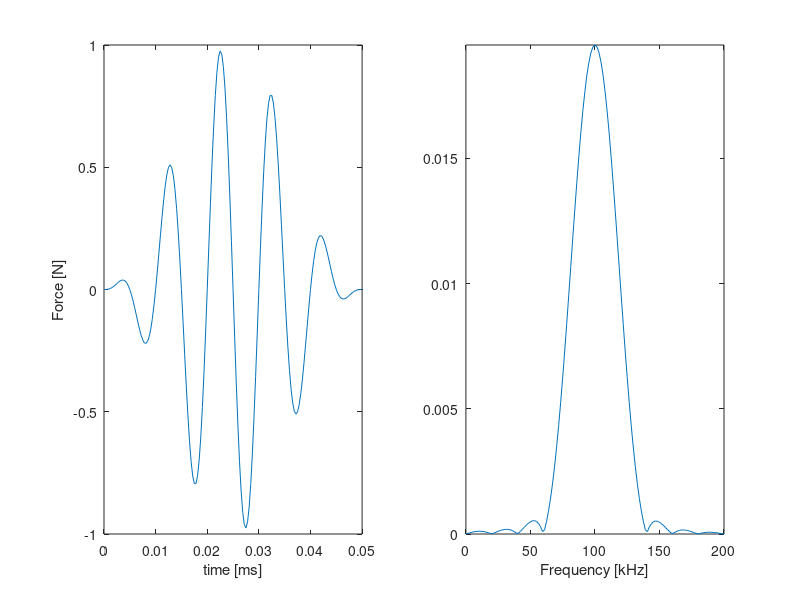

MATLAB code for this plot: (Note: this script raises an error after producing the figure.)
%%%%%%%%%%%%%%%%%%%%%%%%%%%%%%%%%%%%%%%%%%%%%%%%%%%%%%%%%%%%%%%%%%%%%%%%%%%%%%%%%%%%%%%%%%%%%%%%%%%%%%%%%%%%%%%%%%%%%%%%
% program rod
%%%%%%%%%%%%%%%%%%%%%%%%%%%%%%%%%%%%%%%%%%%%%%%%%%%%%%%%%%%%%%%%%%%%%%%%%%%%%%%%%%%%%%%%%%%%%%%%%%%%%%%%%%%%%%%%%%%%%%%%
%% example 1 - undamped longitudinal wave (elementary rod theory)
close all; clear all;
fig_width = 16; fig_height = 8; 
%%%%%%%%%%%%%%%%%%%%%%%%%%%%%%%%%%%%%%%%%%%%%%%%%%%%%%%%%%%%%%%%%%%%%%%%%%%%%%%%%%%%%%%%%%%%%%%%%%%%%%%%%%%%%%%%%%%%%%%%
ke=zeros(2,2); % initialization of dynamic stiffness matrix
ke1=zeros(2,2);% initialization of stiffness matrix of Sthrow-off
%%%%%%%%%%%%%%%%%%%%%%%%%%%%%%%%%%%%%%%%%%%%%%%%%%%%%%%%%%%%%%%%%%%%%%%%%%%%%%%%%%%%%%%%%%%%%%%%%%%%%%%%%%%%%%%%%%%%%%%%
% material data (steel)
%%%%%%%%%%%%%%%%%%%%%%%%%%%%%%%%%%%%%%%%%%%%%%%%%%%%%%%%%%%%%%%%%%%%%%%%%%%%%%%%%%%%%%%%%%%%%%%%%%%%%%%%%%%%%%%%%%%%%%%%
e=210e9; % Young modulus (no damping)
nu=0.3; % Poisson ratio (not used in the elementary rod theory; Love theory take it into account)
ro=7860; % density
L=1.5; % rod Length [m]
b=0.01; % rod width [m]
h=0.01; % rod height [m]
a=b*h; % cross-section area
%J=1/6*(b*h*(b^2+h^2)); % polar moment of area; rod of rectangular cross-section 
%J=1/2*pi*r^4; % polar moment of area; rod of circular cross-section of radius r
%%%%%%%%%%%%%%%%%%%%%%%%%%%%%%%%%%%%%%%%%%%%%%%%%%%%%%%%%%%%%%%%%%%%%%%%%%%%%%%%%%%%%%%%%%%%%%%%%%%%%%%%%%%%%%%%%%%%%%%%
Nx=1024; % number of points along the rod
dx=L/(Nx-1);
%%%%%%%%%%%%%%%%%%%%%%%%%%%%%%%%%%%%%%%%%%%%%%%%%%%%%%%%%%%%%%%%%%%%%%%%%%%%%%%%%%%%%%%%%%%%%%%%%%%%%%%%%%%%%%%%%%%%%%%%
tt=0.5e-3; % total time 
fm=2e4;     % moduLation frequency of the  signal [Hz]]
fc=5*fm;   % carrier frequency of the signal [Hz]
t_t=1/fm;   % totaL duration time of the excitation [s]
t_1=0e-4;    % excitation initiation time [s]
t_2=t_1+t_t; % excitation termination time [s]
%%%%%%%%%%%%%%%%%%%%%%%%%%%%%%%%%%%%%%%%%%%%%%%%%%%%%%%%%%%%%%%%%%%%%%%%%%%%%%%%
fs=32*fc;              %sampling frequency with oversampling factor 32
dt=1/fs;                  %time step
t=0:dt:tt;
%excitation signal (force vector)
f=zeros(length(t),1);
for n=1:length(t)
  if (t(n) >= t_1) && (t(n) <= t_2)
    f(n)=0.5*(1-cos(2*pi*fm*(t(n)-t_2)))*sin(2*pi*fc*(t(n)-t_1));
  end
end
t1=t;
%%%%%%%%%%%%%%%%%%%%%%%%%%%%%%%%%%%%%%%%%%%%%%%%%%%%%%%%%%%%%%%%%%%%%%%%%%%%%%%%%%%%%%%%%%%%%%%%%%%%%%%%%%%%%%%%%%%%%%%%
N=2^nextpow2(length(f)); %number of points in FFT
t =[0:1:(N-1)]/fs; %recompute time index 
% amplitude spectrum
df=fs/N;                            %frequency resoLution
sampleIndex = -N/2:N/2-1;   %ordered index for FFT plot (double-seded spectrum)
freq=sampleIndex*df;               %t-axis index converted to ordered frequencies
%%%%%%%%%%%%%%%%%%%%%%%%%%%%%%%%%%%%%%%%%%%%%%%%%%%%%%%%%%%%%%%%%%%%%%%%%%%%%%%%%%%%%%%%%%%%%%%%%%%%%%%%%%%%%%%%%%%%%%%%
Q=zeros(2,N);
un=zeros(N,Nx);
%%%%%%%%%%%%%%%%%%%%%%%%%%%%%%%%%%%%%%%%%%%%%%%%%%%%%%%%%%%%%%%%%%%%%%%%%%%%%%%%%%%%%%%%%%%%%%%%%%%%%%%%%%%%%%%%%%%%%%%%
F = 1/N*fftshift(fft(f,N)); % force vector in the frequency domain
figure(1);
subplot(1,2,1);
plot(t1*1e3,f);
xlabel('time [ms]');
ylabel('Force [N]');
axis([0 (1/fm+t_1)*1e3 -1 1]);
subplot(1,2,2);
plot(freq/1e3,abs(F));
axis([0 2*fc/1e3 0 max(abs(F))]);
xlabel('Frequency [kHz]');
%%%%%%%%%%%%%%%
fig = gcf;set(fig,'Color','w');
set(fig, 'Units','centimeters', 'Position',[1 18 fig_width fig_height]); 
fig.PaperPositionMode   = 'auto';
%%
%%%%%%%%%%%%%%%%%%%%%%%%%%%%%%%%%%%%%%%%%%%%%%%%%%%%%%%%%%%%%%%%%%%%%%%%%%%%%%%%%%%%%%%%%%%%%%%%%%%%%%%%%%%%%%%%%%%%%%%%
om=zeros(N,1);
ne=zeros(1,2);
for m=[N/2+2:N]
      [m]
      om(m)=2*pi*freq(m);
      k=om(m)*sqrt(ro/e);% elementary rod theory
      %k=sqrt((om(m)^2*ro)/(e+0.1*om(m)^2));% artificial dispersive rod
      %k=sqrt( (om(m)^2*ro -1i*om(m) * eta)/e );% damped rod % eta - viscous damping
    %%%%%%%%%%%%%%%%%%%%%%%%%%%%%%%%%%%%%%%%%%%%%%%%%%%%%%%%%%%%%%%%%%%%%%%%%%%%%%%%%%%%%%%%%%%%%%%%%%%%%%%%%%%%%%%%%%%%%%%%
    % spectraL rod element - dynamic stiffness
    %%%%%%%%%%%%%%%%%%%%%%%%%%%%%%%%%%%%%%%%%%%%%%%%%%%%%%%%%%%%%%%%%%%%%%%%%%%%%%%%%%%%%%%%%%%%%%%%%%%%%%%%%%%%%%%%%%%%%%%%
      ke(1,1)=k*a*e*cot(k*L);
      ke(1,2)=-k*a*e*csc(k*L);
      ke(2,1)=-k*a*e*csc(k*L);
      ke(2,2)=k*a*e*cot(k*L);
%           according to Doyle     
%           delta=1-exp(-1i*2*k*L);
%           C=e*a*1i*k*L/(L*delta);
%           ke(1,1)=C*(1+exp(-1i*2*k*L));
%           ke(1,2)=C*(-2)*exp(-1i*k*L);
%           ke(2,1)=C*(-2)*exp(-1i*k*L);
%           ke(2,2)=C*(1+exp(-1i*2*k*L));
    %%%%%%%%%%%%%%%%%%%%%%%%%%%%%%%%%%%%%%%%%%%%%%%%%%%%%%%%%%%%%%%%%%%%%%%%%%%%%%%%%%%%%%%%%%%%%%%%%%%%%%%%%%%%%%%%%%%%%%%%
         %ke1(1,1)=e*a*1i*k; % throw-off element on the left side
         ke1(2,2)=e*a*1i*k; % throw-off element on the right side
         kd=ke+ke1;
    %%%%%%%%%%%%%%%%%%%%%%%%%%%%%%%%%%%%%%%%%%%%%%%%%%%%%%%%%%%%%%%%%%%%%%%%%%%%%%%%%%%%%%%%%%%%%%%%%%%%%%%%%%%%%%%%%%%%%%%%
      %QQ=kd\(i*om(m)*[F(m);0]);  % velocity
      %QQ=kd\([F(m);0]);  % displacement (force at left end)
      %QQ=kd\([F(m);F(m)]);  % displacement (force at left and right end)
      QQ=kd\([0;F(m)]);  % displacement (force at left and right end)
      %QQ=-om(m)^2*(kd\([U(m);0])); % acceleration 
      Q(:,m)=Q(:,m)+QQ; % nodal displacements at the time step m
      cc=0;
        for x=0:dx:L
            cc=cc+1;
            % shape functions
            ne(1)=csc(k*L)*sin(k*(L-x)); 
            ne(2)=csc(k*L)*sin(k*x);
            un(m,cc)=ne*QQ;
        end
end
%%%%%%%%%%%%%%%%%%%%%%%%%%%%%%%%%%%%%%%%%%%%%%%%%%%%%%%%%%%%%%%%%%%%%%%%%%%%%%%%%%%%%%%%%%%%%%%%%%%%%%%%%%%%%%%%%%%%%%%%
yn=zeros(Nx,N);
for nx=1:Nx
  yn(nx,:)=N*real(ifft(ifftshift(un(:,nx)),N)); % reconstructed signal along the rod at discrete points
end
u1=N*real(ifft(ifftshift(Q(1,:)),N)); % reconstructed signal at the beginning of the rod (left side)
u2=N*real(ifft(ifftshift(Q(2,:)),N)); % reconstructed signal at the end of the rod (right side)
%%%%%%%%%%%%%%%%%%%%%%%%%%%%%%%%%%%%%%%%%%%%%%%%%%%%%%%%%%%%%%%%%%%%%%%%%%%%%%%%%%%%%%%%%%%%%%%%%%%%%%%%%%%%%%%%%%%%%%%%
% signals at nodes
figure(2);
subplot(2,1,1); 
plot(t*1e3,real(u1));
xlabel('time [ms]');xlim([0 t(end)*1e3]);
subplot(2,1,2); 
plot(t*1e3,real(u2));
xlabel('time [ms]');xlim([0 t(end)*1e3]);
%%%%%%%%%%%%%%%
fig = gcf;set(fig,'Color','w');
set(fig, 'Units','centimeters', 'Position',[18 18 fig_width fig_height]); 
fig.PaperPositionMode   = 'auto';
%%
%%%%%%%%%%%%%%%%%%%%%%%%%%%%%%%%%%%%%%%%%%%%%%%%%%%%%%%%%%%%%%%%%%%%%%%%%%%%%%%%%%%%%%%%%%%%%%%%%%%%%%%%%%%%%%%%%%%%%%%%
% animation
figure(3);
fig = gcf;set(fig,'Color','w');
set(fig, 'Units','centimeters', 'Position',[35 18 fig_width fig_height]); 
fig.PaperPositionMode   = 'auto';
xn=0:dx:L;
smax=max(max(abs(yn)));
for m =1:N
    plot(xn,real(yn(:,m)));
    axis([0 L -smax smax]);
    xlabel('x [m]');
    pause(0.01);
end
%%%%%%%%%%%%%%%%%%%%%%%%%%%%%%%%%%%%%%%%%%%%%%%%%%%%%%%%%%%%%%%%%%%%%%%%%%%%%%%%%%%%%%%%%%%%%%%%%%%%%%%%%%%%%%%%%%%%%%%%
%% example 2 - problem of time window - undamped longitudinal wave (elementary rod theory)
%%%%%%%%%%%%%%%%%%%%%%%%%%%%%%%%%%%%%%%%%%%%%%%%%%%%%%%%%%%%%%%%%%%%%%%%%%%%%%%%%%%%%%%%%%%%%%%%%%%%%%%%%%%%%%%%%%%%%%%%
ke=zeros(2,2); % initialization of dynamic stiffness matrix
ke1=zeros(2,2);% initialization of stiffness matrix of throw-off
%%%%%%%%%%%%%%%%%%%%%%%%%%%%%%%%%%%%%%%%%%%%%%%%%%%%%%%%%%%%%%%%%%%%%%%%%%%%%%%%%%%%%%%%%%%%%%%%%%%%%%%%%%%%%%%%%%%%%%%%
% material data (steel)
%%%%%%%%%%%%%%%%%%%%%%%%%%%%%%%%%%%%%%%%%%%%%%%%%%%%%%%%%%%%%%%%%%%%%%%%%%%%%%%%%%%%%%%%%%%%%%%%%%%%%%%%%%%%%%%%%%%%%%%%
e=210e9; % Young modulus (no damping)
nu=0.3; % Poisson ratio (not used in the elementary rod theory; Love theory take it into account)
ro=7860; % density
L=1.5; % rod Length [m]
b=0.01; % rod width [m]
h=0.01; % rod height [m]
a=b*h; % cross-section area
%J=1/6*(b*h*(b^2+h^2)); % polar moment of area; rod of rectangular cross-section 
%J=1/2*pi*r^4; % polar moment of area; rod of circular cross-section of radius r
%%%%%%%%%%%%%%%%%%%%%%%%%%%%%%%%%%%%%%%%%%%%%%%%%%%%%%%%%%%%%%%%%%%%%%%%%%%%%%%%%%%%%%%%%%%%%%%%%%%%%%%%%%%%%%%%%%%%%%%%
Nx=1024; % number of points along the rod
dx=L/(Nx-1);
%%%%%%%%%%%%%%%%%%%%%%%%%%%%%%%%%%%%%%%%%%%%%%%%%%%%%%%%%%%%%%%%%%%%%%%%%%%%%%%%%%%%%%%%%%%%%%%%%%%%%%%%%%%%%%%%%%%%%%%%
tt=0.3e-3; % total time (too short)
fm=2e4;     % moduLation frequency of the  signal [Hz]]
fc=5*fm;   % carrier frequency of the signal [Hz]
t_t=1/fm;   % totaL duration time of the excitation [s]
t_1=0e-4;    % excitation initiation time [s]
t_2=t_1+t_t; % excitation termination time [s]
%%%%%%%%%%%%%%%%%%%%%%%%%%%%%%%%%%%%%%%%%%%%%%%%%%%%%%%%%%%%%%%%%%%%%%%%%%%%%%%%
fs=32*fc;              %sampling frequency with oversampling factor 32
dt=1/fs;                  %time step
t=0:dt:tt;
%excitation signal (force vector)
f=zeros(length(t),1);
for n=1:length(t)
  if (t(n) >= t_1) && (t(n) <= t_2)
    f(n)=0.5*(1-cos(2*pi*fm*(t(n)-t_2)))*sin(2*pi*fc*(t(n)-t_1));
  end
end
t1=t;
%%%%%%%%%%%%%%%%%%%%%%%%%%%%%%%%%%%%%%%%%%%%%%%%%%%%%%%%%%%%%%%%%%%%%%%%%%%%%%%%%%%%%%%%%%%%%%%%%%%%%%%%%%%%%%%%%%%%%%%%
N=2^nextpow2(length(f)); %number of points in FFT
t =[0:1:(N-1)]/fs; %recompute time index 
% amplitude spectrum
df=fs/N;                            %frequency resoLution
sampleIndex = -N/2:N/2-1;   %ordered index for FFT plot (double-seded spectrum)
freq=sampleIndex*df;               %t-axis index converted to ordered frequencies
%%%%%%%%%%%%%%%%%%%%%%%%%%%%%%%%%%%%%%%%%%%%%%%%%%%%%%%%%%%%%%%%%%%%%%%%%%%%%%%%%%%%%%%%%%%%%%%%%%%%%%%%%%%%%%%%%%%%%%%%
Q=zeros(2,N);
un=zeros(N,Nx);
%%%%%%%%%%%%%%%%%%%%%%%%%%%%%%%%%%%%%%%%%%%%%%%%%%%%%%%%%%%%%%%%%%%%%%%%%%%%%%%%%%%%%%%%%%%%%%%%%%%%%%%%%%%%%%%%%%%%%%%%
F = 1/N*fftshift(fft(f,N)); % force vector in the frequency domain
figure(4);
subplot(1,2,1);
plot(t1*1e3,f);
xlabel('time [ms]');
ylabel('Force [N]');
axis([0 (1/fm+t_1)*1e3 -1 1]);
subplot(1,2,2);
plot(freq/1e3,abs(F));
axis([0 2*fc/1e3 0 max(abs(F))]);
xlabel('Frequency [kHz]');
%%%%%%%%%%%%%%%
fig = gcf;set(fig,'Color','w');
set(fig, 'Units','centimeters', 'Position',[1 8 fig_width fig_height]); 
fig.PaperPositionMode   = 'auto';
%%
%%%%%%%%%%%%%%%%%%%%%%%%%%%%%%%%%%%%%%%%%%%%%%%%%%%%%%%%%%%%%%%%%%%%%%%%%%%%%%%%%%%%%%%%%%%%%%%%%%%%%%%%%%%%%%%%%%%%%%%%
om=zeros(N,1);
ne=zeros(1,2);
for m=[N/2+2:N]
      [m]
      om(m)=2*pi*freq(m);
      k=om(m)*sqrt(ro/e);% elementary rod theory
      %k=sqrt((om(m)^2*ro)/(e+0.1*om(m)^2));% artificial dispersive rod
      %k=sqrt( (om(m)^2*ro -1i*om(m) * eta)/e );% damped rod % eta - viscous damping
    %%%%%%%%%%%%%%%%%%%%%%%%%%%%%%%%%%%%%%%%%%%%%%%%%%%%%%%%%%%%%%%%%%%%%%%%%%%%%%%%%%%%%%%%%%%%%%%%%%%%%%%%%%%%%%%%%%%%%%%%
    % spectraL rod element - dynamic stiffness
    %%%%%%%%%%%%%%%%%%%%%%%%%%%%%%%%%%%%%%%%%%%%%%%%%%%%%%%%%%%%%%%%%%%%%%%%%%%%%%%%%%%%%%%%%%%%%%%%%%%%%%%%%%%%%%%%%%%%%%%%
      ke(1,1)=k*a*e*cot(k*L);
      ke(1,2)=-k*a*e*csc(k*L);
      ke(2,1)=-k*a*e*csc(k*L);
      ke(2,2)=k*a*e*cot(k*L);
%           according to Doyle     
%           delta=1-exp(-1i*2*k*L);
%           C=e*a*1i*k*L/(L*delta);
%           ke(1,1)=C*(1+exp(-1i*2*k*L));
%           ke(1,2)=C*(-2)*exp(-1i*k*L);
%           ke(2,1)=C*(-2)*exp(-1i*k*L);
%           ke(2,2)=C*(1+exp(-1i*2*k*L));
    %%%%%%%%%%%%%%%%%%%%%%%%%%%%%%%%%%%%%%%%%%%%%%%%%%%%%%%%%%%%%%%%%%%%%%%%%%%%%%%%%%%%%%%%%%%%%%%%%%%%%%%%%%%%%%%%%%%%%%%%
         %ke1(1,1)=e*a*1i*k; % throw-off element on the left side
         ke1(2,2)=e*a*1i*k; % throw-off element on the right side
         kd=ke+ke1;
    %%%%%%%%%%%%%%%%%%%%%%%%%%%%%%%%%%%%%%%%%%%%%%%%%%%%%%%%%%%%%%%%%%%%%%%%%%%%%%%%%%%%%%%%%%%%%%%%%%%%%%%%%%%%%%%%%%%%%%%%
      %QQ=kd\(i*om(m)*[F(m);0]);  % velocity
      %QQ=kd\([F(m);0]);  % displacement (force at left end)
      %QQ=kd\([F(m);F(m)]);  % displacement (force at left and right end)
      QQ=kd\([0;F(m)]);  % displacement (force at left and right end)
      %QQ=-om(m)^2*(kd\([U(m);0])); % acceleration 
      Q(:,m)=Q(:,m)+QQ; % nodal displacements at the time step m
      cc=0;
        for x=0:dx:L
            cc=cc+1;
            % shape functions
            ne(1)=csc(k*L)*sin(k*(L-x)); 
            ne(2)=csc(k*L)*sin(k*x);
            un(m,cc)=ne*QQ;
        end
end
%%%%%%%%%%%%%%%%%%%%%%%%%%%%%%%%%%%%%%%%%%%%%%%%%%%%%%%%%%%%%%%%%%%%%%%%%%%%%%%%%%%%%%%%%%%%%%%%%%%%%%%%%%%%%%%%%%%%%%%%
yn=zeros(Nx,N);
for nx=1:Nx
  yn(nx,:)=N*real(ifft(ifftshift(un(:,nx)),N)); % reconstructed signal along the rod at discrete points
end
u1=N*real(ifft(ifftshift(Q(1,:)),N)); % reconstructed signal at the beginning of the rod (left side)
u2=N*real(ifft(ifftshift(Q(2,:)),N)); % reconstructed signal at the end of the rod (right side)
%%%%%%%%%%%%%%%%%%%%%%%%%%%%%%%%%%%%%%%%%%%%%%%%%%%%%%%%%%%%%%%%%%%%%%%%%%%%%%%%%%%%%%%%%%%%%%%%%%%%%%%%%%%%%%%%%%%%%%%%
% signals at nodes
figure(5);
subplot(2,1,1); 
plot(t*1e3,real(u1));
xlabel('time [ms]');xlim([0 t(end)*1e3]);
subplot(2,1,2); 
plot(t*1e3,real(u2));
xlabel('time [ms]');xlim([0 t(end)*1e3]);
%%%%%%%%%%%%%%%
fig = gcf;set(fig,'Color','w');
set(fig, 'Units','centimeters', 'Position',[18 8 fig_width fig_height]); 
fig.PaperPositionMode   = 'auto';
%%
%%%%%%%%%%%%%%%%%%%%%%%%%%%%%%%%%%%%%%%%%%%%%%%%%%%%%%%%%%%%%%%%%%%%%%%%%%%%%%%%%%%%%%%%%%%%%%%%%%%%%%%%%%%%%%%%%%%%%%%%
% animation
figure(6);
fig = gcf;set(fig,'Color','w');
set(fig, 'Units','centimeters', 'Position',[35 8 fig_width fig_height]); 
fig.PaperPositionMode   = 'auto';
xn=0:dx:L;
smax=max(max(abs(yn)));
for m =1:N
    plot(xn,real(yn(:,m)));
    axis([0 L -smax smax]);
    xlabel('x [m]');
    pause(0.01);
end
%%%%%%%%%%%%%%%%%%%%%%%%%%%%%%%%%%%%%%%%%%%%%%%%%%%%%%%%%%%%%%%%%%%%%%%%%%%%%%%%%%%%%%%%%%%%%%%%%%%%%%%%%%%%%%%%%%%%%%%%
%% example 3 - damped longitudinal wave (elementary rod theory)
%%%%%%%%%%%%%%%%%%%%%%%%%%%%%%%%%%%%%%%%%%%%%%%%%%%%%%%%%%%%%%%%%%%%%%%%%%%%%%%%%%%%%%%%%%%%%%%%%%%%%%%%%%%%%%%%%%%%%%%%
ke=zeros(2,2); % initialization of dynamic stiffness matrix
ke1=zeros(2,2);% initialization of stiffness matrix of throw-off
%%%%%%%%%%%%%%%%%%%%%%%%%%%%%%%%%%%%%%%%%%%%%%%%%%%%%%%%%%%%%%%%%%%%%%%%%%%%%%%%%%%%%%%%%%%%%%%%%%%%%%%%%%%%%%%%%%%%%%%%
% material data (steel)
%%%%%%%%%%%%%%%%%%%%%%%%%%%%%%%%%%%%%%%%%%%%%%%%%%%%%%%%%%%%%%%%%%%%%%%%%%%%%%%%%%%%%%%%%%%%%%%%%%%%%%%%%%%%%%%%%%%%%%%%
e=210e9; % Young modulus (no damping)
eta=3e7; % damping coefficient
%e=210e9*(1+0.01i); % Young modulus (damping by imaginary part of Young's modulus)
%e=210e9*(1+0.0001i); % Young modulus (slightly damped)
nu=0.3; % Poisson ratio (not used in the elementary rod theory; Love theory take it into account)
ro=7860; % density
L=1.5; % rod Length [m]
b=0.01; % rod width [m]
h=0.01; % rod height [m]
a=b*h; % cross-section area
%J=1/6*(b*h*(b^2+h^2)); % polar moment of area; rod of rectangular cross-section 
%J=1/2*pi*r^4; % polar moment of area; rod of circular cross-section of radius r
%%%%%%%%%%%%%%%%%%%%%%%%%%%%%%%%%%%%%%%%%%%%%%%%%%%%%%%%%%%%%%%%%%%%%%%%%%%%%%%%%%%%%%%%%%%%%%%%%%%%%%%%%%%%%%%%%%%%%%%%
Nx=1024; % number of points along the rod
dx=L/(Nx-1);
%%%%%%%%%%%%%%%%%%%%%%%%%%%%%%%%%%%%%%%%%%%%%%%%%%%%%%%%%%%%%%%%%%%%%%%%%%%%%%%%%%%%%%%%%%%%%%%%%%%%%%%%%%%%%%%%%%%%%%%%
tt=0.5e-3; % total time 
fm=2e4;     % moduLation frequency of the  signal [Hz]]
fc=5*fm;   % carrier frequency of the signal [Hz]
t_t=1/fm;   % totaL duration time of the excitation [s]
t_1=0e-4;    % excitation initiation time [s]
t_2=t_1+t_t; % excitation termination time [s]
%%%%%%%%%%%%%%%%%%%%%%%%%%%%%%%%%%%%%%%%%%%%%%%%%%%%%%%%%%%%%%%%%%%%%%%%%%%%%%%%
fs=32*fc;              %sampling frequency with oversampling factor 32
dt=1/fs;                  %time step
t=0:dt:tt;
%excitation signal (force vector)
f=zeros(length(t),1);
for n=1:length(t)
  if (t(n) >= t_1) && (t(n) <= t_2)
    f(n)=0.5*(1-cos(2*pi*fm*(t(n)-t_2)))*sin(2*pi*fc*(t(n)-t_1));
  end
end
t1=t;
%%%%%%%%%%%%%%%%%%%%%%%%%%%%%%%%%%%%%%%%%%%%%%%%%%%%%%%%%%%%%%%%%%%%%%%%%%%%%%%%%%%%%%%%%%%%%%%%%%%%%%%%%%%%%%%%%%%%%%%%
N=2^nextpow2(length(f)); %number of points in FFT
t =[0:1:(N-1)]/fs; %recompute time index 
% amplitude spectrum
df=fs/N;                            %frequency resoLution
sampleIndex = -N/2:N/2-1;   %ordered index for FFT plot (double-seded spectrum)
freq=sampleIndex*df;               %t-axis index converted to ordered frequencies
%%%%%%%%%%%%%%%%%%%%%%%%%%%%%%%%%%%%%%%%%%%%%%%%%%%%%%%%%%%%%%%%%%%%%%%%%%%%%%%%%%%%%%%%%%%%%%%%%%%%%%%%%%%%%%%%%%%%%%%%
Q=zeros(2,N);
un=zeros(N,Nx);
%%%%%%%%%%%%%%%%%%%%%%%%%%%%%%%%%%%%%%%%%%%%%%%%%%%%%%%%%%%%%%%%%%%%%%%%%%%%%%%%%%%%%%%%%%%%%%%%%%%%%%%%%%%%%%%%%%%%%%%%
F = 1/N*fftshift(fft(f,N)); % force vector in the frequency domain
figure(1);
subplot(1,2,1);
plot(t1*1e3,f);
xlabel('time [ms]');
ylabel('Force [N]');
axis([0 (1/fm+t_1)*1e3 -1 1]);
subplot(1,2,2);
plot(freq/1e3,abs(F));
axis([0 2*fc/1e3 0 max(abs(F))]);
xlabel('Frequency [kHz]');
%%%%%%%%%%%%%%%
fig = gcf;set(fig,'Color','w');
set(fig, 'Units','centimeters', 'Position',[1 1 fig_width fig_height]); 
fig.PaperPositionMode   = 'auto';
%%
%%%%%%%%%%%%%%%%%%%%%%%%%%%%%%%%%%%%%%%%%%%%%%%%%%%%%%%%%%%%%%%%%%%%%%%%%%%%%%%%%%%%%%%%%%%%%%%%%%%%%%%%%%%%%%%%%%%%%%%%
om=zeros(N,1);
ne=zeros(1,2);
for m=[N/2+2:N]
      [m]
      om(m)=2*pi*freq(m);
      %k=om(m)*sqrt(ro/e);% elementary rod theory
      %k=sqrt((om(m)^2*ro)/(e+0.1*om(m)^2));% artificial dispersive rod
      k=sqrt( (om(m)^2*ro -1i*om(m) * eta)/e );% damped rod % eta - viscous damping
    %%%%%%%%%%%%%%%%%%%%%%%%%%%%%%%%%%%%%%%%%%%%%%%%%%%%%%%%%%%%%%%%%%%%%%%%%%%%%%%%%%%%%%%%%%%%%%%%%%%%%%%%%%%%%%%%%%%%%%%%
    % spectraL rod element - dynamic stiffness
    %%%%%%%%%%%%%%%%%%%%%%%%%%%%%%%%%%%%%%%%%%%%%%%%%%%%%%%%%%%%%%%%%%%%%%%%%%%%%%%%%%%%%%%%%%%%%%%%%%%%%%%%%%%%%%%%%%%%%%%%
      ke(1,1)=k*a*e*cot(k*L);
      ke(1,2)=-k*a*e*csc(k*L);
      ke(2,1)=-k*a*e*csc(k*L);
      ke(2,2)=k*a*e*cot(k*L);
%           according to Doyle     
%           delta=1-exp(-1i*2*k*L);
%           C=e*a*1i*k*L/(L*delta);
%           ke(1,1)=C*(1+exp(-1i*2*k*L));
%           ke(1,2)=C*(-2)*exp(-1i*k*L);
%           ke(2,1)=C*(-2)*exp(-1i*k*L);
%           ke(2,2)=C*(1+exp(-1i*2*k*L));
    %%%%%%%%%%%%%%%%%%%%%%%%%%%%%%%%%%%%%%%%%%%%%%%%%%%%%%%%%%%%%%%%%%%%%%%%%%%%%%%%%%%%%%%%%%%%%%%%%%%%%%%%%%%%%%%%%%%%%%%%
         %ke1(1,1)=e*a*1i*k; % throw-off element on the left side
         ke1(2,2)=e*a*1i*k; % throw-off element on the right side
         kd=ke+ke1;
    %%%%%%%%%%%%%%%%%%%%%%%%%%%%%%%%%%%%%%%%%%%%%%%%%%%%%%%%%%%%%%%%%%%%%%%%%%%%%%%%%%%%%%%%%%%%%%%%%%%%%%%%%%%%%%%%%%%%%%%%
      %QQ=kd\(i*om(m)*[F(m);0]);  % velocity
      %QQ=kd\([F(m);0]);  % displacement (force at left end)
      %QQ=kd\([F(m);F(m)]);  % displacement (force at left and right end)
      QQ=kd\([0;F(m)]);  % displacement (force at left and right end)
      %QQ=-om(m)^2*(kd\([U(m);0])); % acceleration 
      Q(:,m)=Q(:,m)+QQ; % nodal displacements at the time step m
      cc=0;
        for x=0:dx:L
            cc=cc+1;
            % shape functions
            ne(1)=csc(k*L)*sin(k*(L-x)); 
            ne(2)=csc(k*L)*sin(k*x);
            un(m,cc)=ne*QQ;
        end
end
%%%%%%%%%%%%%%%%%%%%%%%%%%%%%%%%%%%%%%%%%%%%%%%%%%%%%%%%%%%%%%%%%%%%%%%%%%%%%%%%%%%%%%%%%%%%%%%%%%%%%%%%%%%%%%%%%%%%%%%%
yn=zeros(Nx,N);
for nx=1:Nx
  yn(nx,:)=N*real(ifft(ifftshift(un(:,nx)),N)); % reconstructed signal along the rod at discrete points
end
u1=N*real(ifft(ifftshift(Q(1,:)),N)); % reconstructed signal at the beginning of the rod (left side)
u2=N*real(ifft(ifftshift(Q(2,:)),N)); % reconstructed signal at the end of the rod (right side)
%%%%%%%%%%%%%%%%%%%%%%%%%%%%%%%%%%%%%%%%%%%%%%%%%%%%%%%%%%%%%%%%%%%%%%%%%%%%%%%%%%%%%%%%%%%%%%%%%%%%%%%%%%%%%%%%%%%%%%%%
% signals at nodes
figure(2);
subplot(2,1,1); 
plot(t*1e3,real(u1));
xlabel('time [ms]');xlim([0 t(end)*1e3]);
subplot(2,1,2); 
plot(t*1e3,real(u2));
xlabel('time [ms]');xlim([0 t(end)*1e3]);
%%%%%%%%%%%%%%%
fig = gcf;set(fig,'Color','w');
set(fig, 'Units','centimeters', 'Position',[18 1 fig_width fig_height]); 
fig.PaperPositionMode   = 'auto';
%%
%%%%%%%%%%%%%%%%%%%%%%%%%%%%%%%%%%%%%%%%%%%%%%%%%%%%%%%%%%%%%%%%%%%%%%%%%%%%%%%%%%%%%%%%%%%%%%%%%%%%%%%%%%%%%%%%%%%%%%%%
% animation
figure(3);
fig = gcf;set(fig,'Color','w');
set(fig, 'Units','centimeters', 'Position',[35 1 fig_width fig_height]); 
fig.PaperPositionMode   = 'auto';
xn=0:dx:L;
smax=max(max(abs(yn)));
for m =1:N
    plot(xn,real(yn(:,m)));
    axis([0 L -smax smax]);
    xlabel('x [m]');
    pause(0.01);
end
%%%%%%%%%%%%%%%%%%%%%%%%%%%%%%%%%%%%%%%%%%%%%%%%%%%%%%%%%%%%%%%%%%%%%%%%%%%%%%%%%%%%%%%%%%%%%%%%%%%%%%%%%%%%%%%%%%%%%%%%
%% example 4 - undamped dispersive longitudinal wave (artificial rod theory)
%%%%%%%%%%%%%%%%%%%%%%%%%%%%%%%%%%%%%%%%%%%%%%%%%%%%%%%%%%%%%%%%%%%%%%%%%%%%%%%%%%%%%%%%%%%%%%%%%%%%%%%%%%%%%%%%%%%%%%%%
close all;
ke=zeros(2,2); % initialization of dynamic stiffness matrix
ke1=zeros(2,2);% initialization of stiffness matrix of throw-off
%%%%%%%%%%%%%%%%%%%%%%%%%%%%%%%%%%%%%%%%%%%%%%%%%%%%%%%%%%%%%%%%%%%%%%%%%%%%%%%%%%%%%%%%%%%%%%%%%%%%%%%%%%%%%%%%%%%%%%%%
% material data (steel)
%%%%%%%%%%%%%%%%%%%%%%%%%%%%%%%%%%%%%%%%%%%%%%%%%%%%%%%%%%%%%%%%%%%%%%%%%%%%%%%%%%%%%%%%%%%%%%%%%%%%%%%%%%%%%%%%%%%%%%%%
e=210e9; % Young modulus (no damping)
nu=0.3; % Poisson ratio (not used in the elementary rod theory; Love theory take it into account)
ro=7860; % density
L=1.5; % rod Length [m]
b=0.01; % rod width [m]
h=0.01; % rod height [m]
a=b*h; % cross-section area
%J=1/6*(b*h*(b^2+h^2)); % polar moment of area; rod of rectangular cross-section 
%J=1/2*pi*r^4; % polar moment of area; rod of circular cross-section of radius r
%%%%%%%%%%%%%%%%%%%%%%%%%%%%%%%%%%%%%%%%%%%%%%%%%%%%%%%%%%%%%%%%%%%%%%%%%%%%%%%%%%%%%%%%%%%%%%%%%%%%%%%%%%%%%%%%%%%%%%%%
Nx=1024; % number of points along the rod
dx=L/(Nx-1);
%%%%%%%%%%%%%%%%%%%%%%%%%%%%%%%%%%%%%%%%%%%%%%%%%%%%%%%%%%%%%%%%%%%%%%%%%%%%%%%%%%%%%%%%%%%%%%%%%%%%%%%%%%%%%%%%%%%%%%%%
tt=0.5e-3; % total time 
fm=2e4;     % moduLation frequency of the  signal [Hz]]
fc=5*fm;   % carrier frequency of the signal [Hz]
t_t=1/fm;   % totaL duration time of the excitation [s]
t_1=0e-4;    % excitation initiation time [s]
t_2=t_1+t_t; % excitation termination time [s]
%%%%%%%%%%%%%%%%%%%%%%%%%%%%%%%%%%%%%%%%%%%%%%%%%%%%%%%%%%%%%%%%%%%%%%%%%%%%%%%%
fs=32*fc;              %sampling frequency with oversampling factor 32
dt=1/fs;                  %time step
t=0:dt:tt;
%excitation signal (force vector)
f=zeros(length(t),1);
for n=1:length(t)
  if (t(n) >= t_1) && (t(n) <= t_2)
    f(n)=0.5*(1-cos(2*pi*fm*(t(n)-t_2)))*sin(2*pi*fc*(t(n)-t_1));
  end
end
t1=t;
%%%%%%%%%%%%%%%%%%%%%%%%%%%%%%%%%%%%%%%%%%%%%%%%%%%%%%%%%%%%%%%%%%%%%%%%%%%%%%%%%%%%%%%%%%%%%%%%%%%%%%%%%%%%%%%%%%%%%%%%
N=2^nextpow2(length(f)); %number of points in FFT
t =[0:1:(N-1)]/fs; %recompute time index 
% amplitude spectrum
df=fs/N;                            %frequency resoLution
sampleIndex = -N/2:N/2-1;   %ordered index for FFT plot (double-seded spectrum)
freq=sampleIndex*df;               %t-axis index converted to ordered frequencies
%%%%%%%%%%%%%%%%%%%%%%%%%%%%%%%%%%%%%%%%%%%%%%%%%%%%%%%%%%%%%%%%%%%%%%%%%%%%%%%%%%%%%%%%%%%%%%%%%%%%%%%%%%%%%%%%%%%%%%%%
Q=zeros(2,N);
un=zeros(N,Nx);
%%%%%%%%%%%%%%%%%%%%%%%%%%%%%%%%%%%%%%%%%%%%%%%%%%%%%%%%%%%%%%%%%%%%%%%%%%%%%%%%%%%%%%%%%%%%%%%%%%%%%%%%%%%%%%%%%%%%%%%%
F = 1/N*fftshift(fft(f,N)); % force vector in the frequency domain
figure(1);
subplot(1,2,1);
plot(t1*1e3,f);
xlabel('time [ms]');
ylabel('Force [N]');
axis([0 (1/fm+t_1)*1e3 -1 1]);
subplot(1,2,2);
plot(freq/1e3,abs(F));
axis([0 2*fc/1e3 0 max(abs(F))]);
xlabel('Frequency [kHz]');
%%%%%%%%%%%%%%%
fig = gcf;set(fig,'Color','w');
set(fig, 'Units','centimeters', 'Position',[1 18 fig_width fig_height]); 
fig.PaperPositionMode   = 'auto';
%%
%%%%%%%%%%%%%%%%%%%%%%%%%%%%%%%%%%%%%%%%%%%%%%%%%%%%%%%%%%%%%%%%%%%%%%%%%%%%%%%%%%%%%%%%%%%%%%%%%%%%%%%%%%%%%%%%%%%%%%%%
om=zeros(N,1);
ne=zeros(1,2);
for m=[N/2+2:N]
      [m]
      om(m)=2*pi*freq(m);
      %k=om(m)*sqrt(ro/e);% elementary rod theory
      k=sqrt((om(m)^2*ro)/(e+0.1*om(m)^2));% artificial dispersive rod
      %k=sqrt( (om(m)^2*ro -1i*om(m) * eta)/e );% damped rod % eta - viscous damping
    %%%%%%%%%%%%%%%%%%%%%%%%%%%%%%%%%%%%%%%%%%%%%%%%%%%%%%%%%%%%%%%%%%%%%%%%%%%%%%%%%%%%%%%%%%%%%%%%%%%%%%%%%%%%%%%%%%%%%%%%
    % spectraL rod element - dynamic stiffness
    %%%%%%%%%%%%%%%%%%%%%%%%%%%%%%%%%%%%%%%%%%%%%%%%%%%%%%%%%%%%%%%%%%%%%%%%%%%%%%%%%%%%%%%%%%%%%%%%%%%%%%%%%%%%%%%%%%%%%%%%
      ke(1,1)=k*a*e*cot(k*L);
      ke(1,2)=-k*a*e*csc(k*L);
      ke(2,1)=-k*a*e*csc(k*L);
      ke(2,2)=k*a*e*cot(k*L);
%           according to Doyle     
%           delta=1-exp(-1i*2*k*L);
%           C=e*a*1i*k*L/(L*delta);
%           ke(1,1)=C*(1+exp(-1i*2*k*L));
%           ke(1,2)=C*(-2)*exp(-1i*k*L);
%           ke(2,1)=C*(-2)*exp(-1i*k*L);
%           ke(2,2)=C*(1+exp(-1i*2*k*L));
    %%%%%%%%%%%%%%%%%%%%%%%%%%%%%%%%%%%%%%%%%%%%%%%%%%%%%%%%%%%%%%%%%%%%%%%%%%%%%%%%%%%%%%%%%%%%%%%%%%%%%%%%%%%%%%%%%%%%%%%%
         %ke1(1,1)=e*a*1i*k; % throw-off element on the left side
         ke1(2,2)=e*a*1i*k; % throw-off element on the right side
         kd=ke+ke1;
    %%%%%%%%%%%%%%%%%%%%%%%%%%%%%%%%%%%%%%%%%%%%%%%%%%%%%%%%%%%%%%%%%%%%%%%%%%%%%%%%%%%%%%%%%%%%%%%%%%%%%%%%%%%%%%%%%%%%%%%%
      %QQ=kd\(i*om(m)*[F(m);0]);  % velocity
      %QQ=kd\([F(m);0]);  % displacement (force at left end)
      %QQ=kd\([F(m);F(m)]);  % displacement (force at left and right end)
      QQ=kd\([0;F(m)]);  % displacement (force at left and right end)
      %QQ=-om(m)^2*(kd\([U(m);0])); % acceleration 
      Q(:,m)=Q(:,m)+QQ; % nodal displacements at the time step m
      cc=0;
        for x=0:dx:L
            cc=cc+1;
            % shape functions
            ne(1)=csc(k*L)*sin(k*(L-x)); 
            ne(2)=csc(k*L)*sin(k*x);
            un(m,cc)=ne*QQ;
        end
end
%%%%%%%%%%%%%%%%%%%%%%%%%%%%%%%%%%%%%%%%%%%%%%%%%%%%%%%%%%%%%%%%%%%%%%%%%%%%%%%%%%%%%%%%%%%%%%%%%%%%%%%%%%%%%%%%%%%%%%%%
yn=zeros(Nx,N);
for nx=1:Nx
  yn(nx,:)=N*real(ifft(ifftshift(un(:,nx)),N)); % reconstructed signal along the rod at discrete points
end
u1=N*real(ifft(ifftshift(Q(1,:)),N)); % reconstructed signal at the beginning of the rod (left side)
u2=N*real(ifft(ifftshift(Q(2,:)),N)); % reconstructed signal at the end of the rod (right side)
%%%%%%%%%%%%%%%%%%%%%%%%%%%%%%%%%%%%%%%%%%%%%%%%%%%%%%%%%%%%%%%%%%%%%%%%%%%%%%%%%%%%%%%%%%%%%%%%%%%%%%%%%%%%%%%%%%%%%%%%
% signals at nodes
figure(2);
subplot(2,1,1); 
plot(t*1e3,real(u1));
xlabel('time [ms]');xlim([0 t(end)*1e3]);
subplot(2,1,2); 
plot(t*1e3,real(u2));
xlabel('time [ms]');xlim([0 t(end)*1e3]);
%%%%%%%%%%%%%%%
fig = gcf;set(fig,'Color','w');
set(fig, 'Units','centimeters', 'Position',[18 18 fig_width fig_height]); 
fig.PaperPositionMode   = 'auto';
%%
%%%%%%%%%%%%%%%%%%%%%%%%%%%%%%%%%%%%%%%%%%%%%%%%%%%%%%%%%%%%%%%%%%%%%%%%%%%%%%%%%%%%%%%%%%%%%%%%%%%%%%%%%%%%%%%%%%%%%%%%
% animation
figure(3);
fig = gcf;set(fig,'Color','w');
set(fig, 'Units','centimeters', 'Position',[35 18 fig_width fig_height]); 
fig.PaperPositionMode   = 'auto';
xn=0:dx:L;
smax=max(max(abs(yn)));
for m =1:N
    plot(xn,real(yn(:,m)));
    axis([0 L -smax smax]);
    xlabel('x [m]');
    pause(0.01);
end
